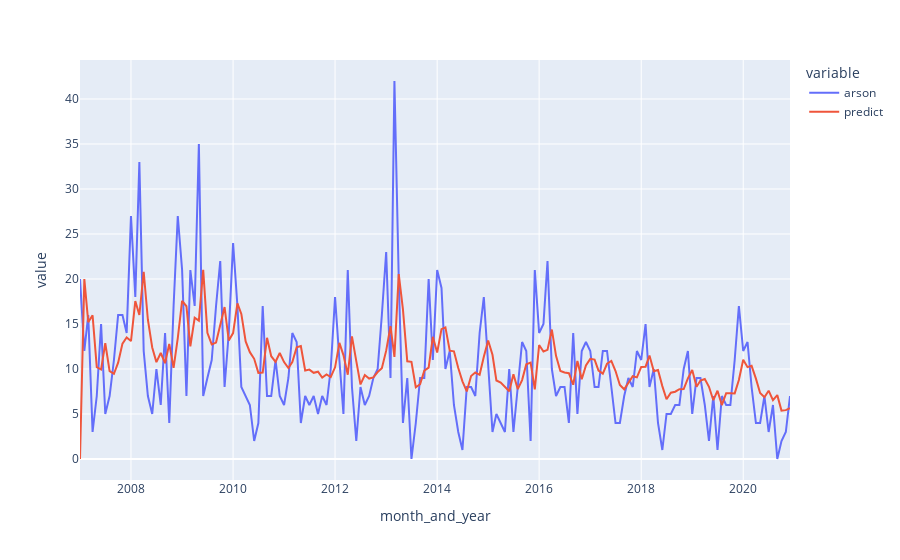

The code cell stored with this chart in its notebook:
### Markdown cell above
🤓 Let's plot the actual vs predicted model... looking good!

### Code cell
px.line(df_arson_midland, x='month_and_year', y=['arson', 'predict'])

### Figure 1 — Plotly figure (JSON) as saved in the notebook; plotly's stock layout.template omitted (floating-point values rounded to 4 significant figures; data arrays with more than 128 entries replaced by an {"elided": "..."} marker saying what was removed)
{"data": [{"hovertemplate": "variable=arson<br>month_and_year=%{x}<br>value=%{y}<extra></extra>", "legendgroup": "arson", "line": {"color": "#636efa", "dash": "solid"}, "mode": "lines", "name": "arson", "orientation": "v", "showlegend": true, "type": "scatter", "x": {"elided": "168 str values"}, "xaxis": "x", "y": {"elided": "168 int values"}, "yaxis": "y"}, {"hovertemplate": "variable=predict<br>month_and_year=%{x}<br>value=%{y}<extra></extra>", "legendgroup": "predict", "line": {"color": "#EF553B", "dash": "solid"}, "mode": "lines", "name": "predict", "orientation": "v", "showlegend": true, "type": "scatter", "x": {"elided": "168 str values"}, "xaxis": "x", "y": {"elided": "168 float values"}, "yaxis": "y"}], "layout": {"legend": {"title": {"text": "variable"}, "tracegroupgap": 0}, "margin": {"t": 60}, "xaxis": {"anchor": "y", "domain": [0, 1], "title": {"text": "month_and_year"}}, "yaxis": {"anchor": "x", "domain": [0, 1], "title": {"text": "value"}}}}
